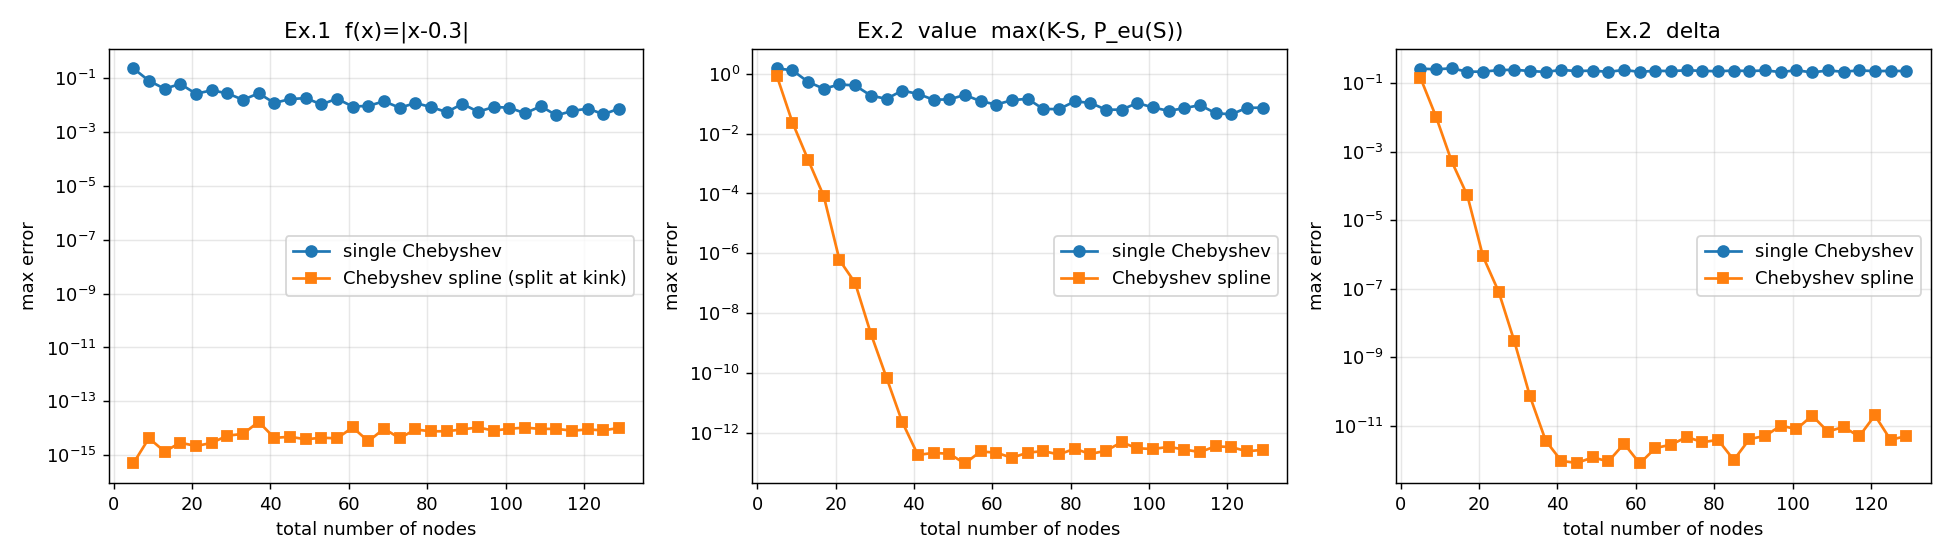

The script that saved this image:
"""
Chebyshev補間 vs Chebyshevスプライン(区間分割)の比較デモ

- Chebyshev–Lobatto点(第2種点、Gaß et al. 2018 と同じ)で補間
- スプライン = 折れ目の位置で区間を切り、各区間で別々にChebyshev補間してつなぐ
- 比較は「総ノード数をそろえて」行う
"""
import numpy as np
from numpy.polynomial import Chebyshev
from scipy.stats import norm
from scipy.optimize import brentq
import matplotlib
matplotlib.use("Agg")
import matplotlib.pyplot as plt


# ---------- Chebyshev補間(1区間) ----------
def lobatto_nodes(a, b, N):
    """[a,b] 上のChebyshev–Lobatto点 N+1 個"""
    k = np.arange(N + 1)
    x = np.cos(np.pi * k / N)
    return a + (b - a) * (x + 1) / 2


def cheb_interp(f, a, b, N):
    """[a,b] で次数 N のChebyshev補間(Lobatto点で厳密に補間)"""
    x = lobatto_nodes(a, b, N)
    return Chebyshev.fit(x, f(x), deg=N, domain=[a, b])


# ---------- Chebyshevスプライン ----------
class ChebSpline:
    """breaks = [a, c1, ..., b] で区間を切り、各区間を次数 N で補間"""

    def __init__(self, f, breaks, N):
        self.breaks = np.asarray(breaks, dtype=float)
        self.pieces = [cheb_interp(f, lo, hi, N)
                       for lo, hi in zip(self.breaks[:-1], self.breaks[1:])]

    def _which(self, x):
        # x がどの区間に入っているか
        idx = np.searchsorted(self.breaks, x, side="right") - 1
        return np.clip(idx, 0, len(self.pieces) - 1)

    def __call__(self, x, deriv=0):
        x = np.asarray(x, dtype=float)
        out = np.empty_like(x)
        idx = self._which(x)
        for i, p in enumerate(self.pieces):
            m = idx == i
            q = p.deriv(deriv) if deriv > 0 else p
            out[m] = q(x[m])
        return out


# ---------- 例1: |x - 0.3| (折れ目がノード上にない) ----------
def ex1():
    f = lambda x: np.abs(x - 0.3)
    a, b, kink = -1.0, 1.0, 0.3
    xt = np.linspace(a, b, 4001)
    Ns, e_single, e_spline = [], [], []
    for N in range(4, 129, 4):
        single = cheb_interp(f, a, b, N)              # ノード N+1 個
        spline = ChebSpline(f, [a, kink, b], N // 2)  # ノード 2*(N/2+1) ≒ 同数
        Ns.append(N + 1)
        e_single.append(np.max(np.abs(single(xt) - f(xt))))
        e_spline.append(np.max(np.abs(spline(xt) - f(xt))))
    return Ns, e_single, e_spline


# ---------- 例2: バミューダン的な価値関数 max(K-S, P_eu(S)) ----------
K, r, sig, T = 100.0, 0.05, 0.2, 1.0


def bs_put(S):
    d1 = (np.log(S / K) + (r + 0.5 * sig**2) * T) / (sig * np.sqrt(T))
    d2 = d1 - sig * np.sqrt(T)
    return K * np.exp(-r * T) * norm.cdf(-d2) - S * norm.cdf(-d1)


def bs_put_delta(S):
    d1 = (np.log(S / K) + (r + 0.5 * sig**2) * T) / (sig * np.sqrt(T))
    return norm.cdf(d1) - 1.0


def V(S):
    """即時行使価値と継続価値(ここでは欧州プット)の max → 行使境界で折れる"""
    return np.maximum(K - S, bs_put(S))


def V_delta(S):
    return np.where(K - S > bs_put(S), -1.0, bs_put_delta(S))


def ex2():
    a, b = 50.0, 150.0
    S_star = brentq(lambda s: (K - s) - bs_put(s), 50.0, 99.0)  # 行使境界
    xt = np.linspace(a, b, 4001)
    xt_d = xt[np.abs(xt - S_star) > 1e-6]  # デルタは境界上で定義されないので除外
    rows = []
    for N in range(4, 129, 4):
        single = cheb_interp(V, a, b, N)
        spline = ChebSpline(V, [a, S_star, b], N // 2)
        rows.append((
            N + 1,
            np.max(np.abs(single(xt) - V(xt))),
            np.max(np.abs(spline(xt) - V(xt))),
            np.max(np.abs(single.deriv()(xt_d) - V_delta(xt_d))),
            np.max(np.abs(spline(xt_d, deriv=1) - V_delta(xt_d))),
        ))
    return S_star, np.array(rows)


if __name__ == "__main__":
    Ns, e1s, e1p = ex1()
    S_star, R = ex2()

    print("例1: |x-0.3|  (総ノード数, 1本, スプライン)")
    for n, s, p in list(zip(Ns, e1s, e1p))[::4]:
        print(f"  {n:4d}   {s:.2e}   {p:.2e}")

    print(f"\n例2: max(K-S, P_eu(S)), 行使境界 S* = {S_star:.4f}")
    print("  総ノード  価格:1本   価格:スプライン  デルタ:1本  デルタ:スプライン")
    for row in R[::4]:
        print(f"  {int(row[0]):6d}   {row[1]:.2e}   {row[2]:.2e}      {row[3]:.2e}   {row[4]:.2e}")

    fig, ax = plt.subplots(1, 3, figsize=(15, 4.3))
    ax[0].semilogy(Ns, e1s, "o-", label="single Chebyshev")
    ax[0].semilogy(Ns, e1p, "s-", label="Chebyshev spline (split at kink)")
    ax[0].set_title("Ex.1  f(x)=|x-0.3|")
    ax[1].semilogy(R[:, 0], R[:, 1], "o-", label="single Chebyshev")
    ax[1].semilogy(R[:, 0], R[:, 2], "s-", label="Chebyshev spline")
    ax[1].set_title("Ex.2  value  max(K-S, P_eu(S))")
    ax[2].semilogy(R[:, 0], R[:, 3], "o-", label="single Chebyshev")
    ax[2].semilogy(R[:, 0], R[:, 4], "s-", label="Chebyshev spline")
    ax[2].set_title("Ex.2  delta")
    for a_ in ax:
        a_.set_xlabel("total number of nodes")
        a_.set_ylabel("max error")
        a_.grid(True, which="both", alpha=0.3)
        a_.legend()
    plt.tight_layout()
    plt.savefig("cheb_spline_demo.png", dpi=130)
    print("\nsaved cheb_spline_demo.png")
